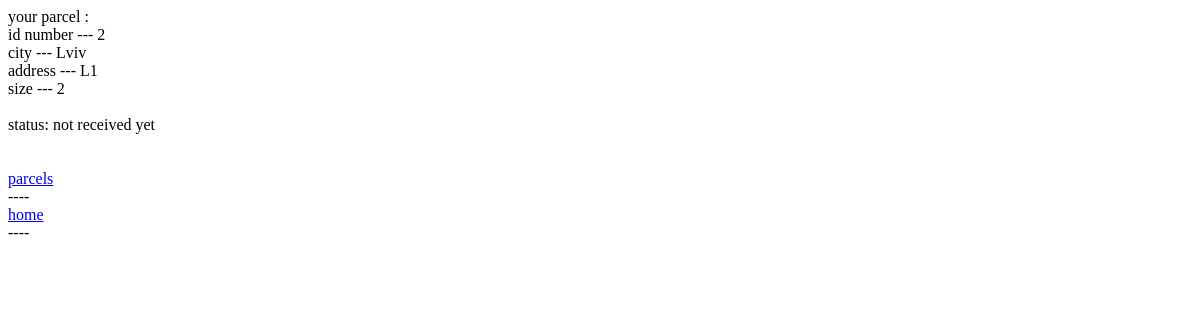
Before: /parcel/2/ with the older database file.
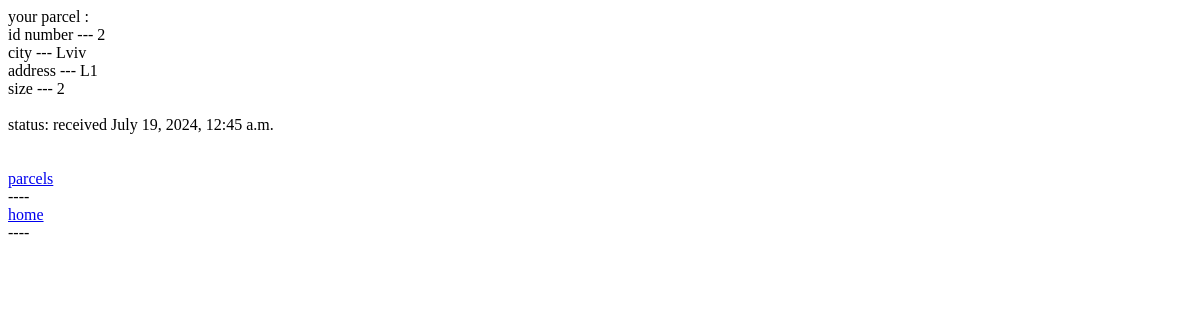
After: the same page with the newer database file.
### parcel/models.py (models this page shows, shortened)
class Parcel(models.Model):
    recipient = models.ForeignKey(User, on_delete=models.CASCADE)
    sender = models.CharField(max_length=200)
    size = models.IntegerField()
    post_machin = models.ForeignKey(PostMachin, on_delete=models.CASCADE)
    locker = models.ForeignKey(Locker, null=True, blank=True, default=None, on_delete=models.DO_NOTHING)
    order_date_time = models.DateTimeField('date published',default=datetime.now())
    update_date_time = models.DateTimeField('date published',default=datetime.now)
    open_date_time = models.DateTimeField('date published', null=True, blank=True)
    status = models.BooleanField(default=False)

### post_machin/models.py (models this page shows, shortened)
class PostMachin(models.Model):
    adress = models.CharField(max_length=200)
    city = models.CharField(max_length=200)

### parcel/views.py (the view)
# urls.py: path('<parcel_id>/', parcel.views.one_parcel_view),
def one_parcel_view(request, parcel_id):
    result = models.Parcel.objects.get(pk=parcel_id)
    return render(request, 'one_parcel.html', context={'parcel': result})

### templates/one_parcel.html (shortened to what this page needs)
<!DOCTYPE html>
<html lang="en">
<head>
</head>
<body>
your parcel : <br>
id number --- {{ parcel.post_machin.pk }} <br>
city --- {{ parcel.post_machin.city }} <br>
address --- {{ parcel.post_machin.adress }} <br>
size --- {{ parcel.size }} <br> <br>
status:
{% if parcel.status == False %}
not received yet
{% else %}
received {{parcel.open_date_time}}
{% endif %}
<br>
<br>
<br>
<a href="/parcel/">parcels</a>
   <br>----<br> <a href="/">home</a><br>----<br>
</body>
</html>

Changed rows visible on the page:
changed Parcel "Lviv": open_date_time (not shown) → "July 19, 2024, 12:45 a.m."
Other visible differences:
text no longer shown: "not received yet"
text now shown: "received"
